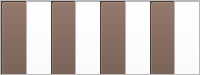
      <widget class="QFrame" name="w5">
       <property name="minimumSize">
        <size>
         <width>0</width>
         <height>75</height>
        </size>
       </property>
       <property name="maximumSize">
        <size>
         <width>16777215</width>
         <height>75</height>
        </size>
       </property>
       <property name="styleSheet">
        <string notr="true">border-width:0px;</string>
       </property>
       <property name="frameShape">
        <enum>QFrame::StyledPanel</enum>
       </property>
       <property name="frameShadow">
        <enum>QFrame::Raised</enum>
       </property>
       <layout class="QHBoxLayout" name="horizontalLayout_26">
        <property name="spacing">
         <number>0</number>
        </property>
        <property name="leftMargin">
         <number>0</number>
        </property>
        <property name="topMargin">
         <number>0</number>
        </property>
        <property name="rightMargin">
         <number>0</number>
        </property>
        <property name="bottomMargin">
         <number>0</number>
        </property>
        <item>
         <widget class="QFrame" name="f50">
          <property name="styleSheet">
           <string notr="true">
background-color: rgb(108, 82, 70);</string>
          </property>
          <property name="frameShape">
           <enum>QFrame::StyledPanel</enum>
          </property>
          <property name="frameShadow">
           <enum>QFrame::Raised</enum>
          </property>
          <widget class="QPushButton" name="p50">
           <property name="geometry">
            <rect>
             <x>0</x>
             <y>0</y>
             <width>75</width>
             <height>75</height>
            </rect>
           </property>
           <property name="minimumSize">
            <size>
             <width>75</width>
             <height>75</height>
            </size>
           </property>
           <property name="contextMenuPolicy">
            <enum>Qt::NoContextMenu</enum>
           </property>
           <property name="text">
            <string/>
           </property>
           <property name="checkable">
            <bool>false</bool>
           </property>
           <property name="autoExclusive">
            <bool>true</bool>
           </property>
          </widget>
         </widget>
        </item>
        <item>
         <widget class="QFrame" name="f51">
          <property name="styleSheet">
           <string notr="true">background-color: rgb(255, 255, 255);</string>
          </property>
          <property name="frameShape">
           <enum>QFrame::StyledPanel</enum>
          </property>
          <property name="frameShadow">
           <enum>QFrame::Raised</enum>
          </property>
          <widget class="QPushButton" name="p51">
           <property name="geometry">
            <rect>
             <x>0</x>
             <y>0</y>
             <width>75</width>
             <height>75</height>
            </rect>
           </property>
           <property name="minimumSize">
            <size>
             <width>75</width>
             <height>75</height>
            </size>
           </property>
           <property name="contextMenuPolicy">
            <enum>Qt::NoContextMenu</enum>
           </property>
           <property name="text">
            <string/>
           </property>
           <property name="checkable">
            <bool>false</bool>
           </property>
           <property name="autoExclusive">
            <bool>true</bool>
           </property>
          </widget>
         </widget>
        </item>
        <item>
         <widget class="QFrame" name="f52">
          <property name="styleSheet">
           <string notr="true">
background-color: rgb(108, 82, 70);</string>
          </property>
          <property name="frameShape">
           <enum>QFrame::StyledPanel</enum>
          </property>
          <property name="frameShadow">
           <enum>QFrame::Raised</enum>
          </property>
          <widget class="QPushButton" name="p52">
           <property name="geometry">
            <rect>
             <x>0</x>
             <y>0</y>
             <width>75</width>
             <height>75</height>
            </rect>
           </property>
           <property name="minimumSize">
            <size>
             <width>75</width>
             <height>75</height>
            </size>
           </property>
           <property name="contextMenuPolicy">
            <enum>Qt::NoContextMenu</enum>
           </property>
           <property name="text">
            <string/>
           </property>
           <property name="checkable">
            <bool>false</bool>
           </property>
           <property name="autoExclusive">
            <bool>true</bool>
           </property>
          </widget>
         </widget>
        </item>
        <item>
         <widget class="QFrame" name="f53">
          <property name="styleSheet">
           <string notr="true">background-color: rgb(255, 255, 255);</string>
          </property>
          <property name="frameShape">
           <enum>QFrame::StyledPanel</enum>
          </property>
          <property name="frameShadow">
           <enum>QFrame::Raised</enum>
          </property>
          <widget class="QPushButton" name="p53">
           <property name="geometry">
            <rect>
             <x>0</x>
             <y>0</y>
             <width>75</width>
             <height>75</height>
            </rect>
           </property>
           <property name="minimumSize">
            <size>
             <width>75</width>
             <height>75</height>
            </size>
           </property>
           <property name="contextMenuPolicy">
            <enum>Qt::NoContextMenu</enum>
           </property>
           <property name="text">
            <string/>
           </property>
           <property name="checkable">
            <bool>false</bool>
           </property>
           <property name="autoExclusive">
            <bool>true</bool>
           </property>
          </widget>
         </widget>
        </item>
        <item>
         <widget class="QFrame" name="f54">
          <property name="styleSheet">
           <string notr="true">
background-color: rgb(108, 82, 70);</string>
          </property>
          <property name="frameShape">
           <enum>QFrame::StyledPanel</enum>
          </property>
          <property name="frameShadow">
           <enum>QFrame::Raised</enum>
          </property>
          <widget class="QPushButton" name="p54">
           <property name="geometry">
            <rect>
             <x>0</x>
             <y>0</y>
             <width>75</width>
             <height>75</height>
            </rect>
           </property>
           <property name="minimumSize">
            <size>
             <width>75</width>
             <height>75</height>
            </size>
           </property>
           <property name="contextMenuPolicy">
            <enum>Qt::NoContextMenu</enum>
           </property>
           <property name="text">
            <string/>
           </property>
           <property name="checkable">
            <bool>false</bool>
           </property>
           <property name="autoExclusive">
            <bool>true</bool>
           </property>
          </widget>
         </widget>
        </item>
        <item>
         <widget class="QFrame" name="f55">
          <property name="styleSheet">
           <string notr="true">background-color: rgb(255, 255, 255);</string>
          </property>
          <property name="frameShape">
           <enum>QFrame::StyledPanel</enum>
          </property>
          <property name="frameShadow">
           <enum>QFrame::Raised</enum>
          </property>
          <widget class="QPushButton" name="p55">
           <property name="geometry">
            <rect>
             <x>0</x>
             <y>0</y>
             <width>75</width>
             <height>75</height>
            </rect>
           </property>
           <property name="minimumSize">
            <size>
             <width>75</width>
             <height>75</height>
            </size>
           </property>
           <property name="contextMenuPolicy">
            <enum>Qt::NoContextMenu</enum>
           </property>
           <property name="text">
            <string/>
           </property>
           <property name="checkable">
            <bool>false</bool>
           </property>
           <property name="autoExclusive">
            <bool>true</bool>
           </property>
          </widget>
         </widget>
        </item>
        <item>
         <widget class="QFrame" name="f56">
          <property name="styleSheet">
           <string notr="true">
background-color: rgb(108, 82, 70);</string>
          </property>
          <property name="frameShape">
           <enum>QFrame::StyledPanel</enum>
          </property>
          <property name="frameShadow">
           <enum>QFrame::Raised</enum>
          </property>
          <widget class="QPushButton" name="p56">
           <property name="geometry">
            <rect>
             <x>0</x>
             <y>0</y>
             <width>75</width>
             <height>75</height>
            </rect>
           </property>
           <property name="minimumSize">
            <size>
             <width>75</width>
             <height>75</height>
            </size>
           </property>
           <property name="contextMenuPolicy">
            <enum>Qt::NoContextMenu</enum>
           </property>
           <property name="text">
            <string/>
           </property>
           <property name="checkable">
            <bool>false</bool>
           </property>
           <property name="autoExclusive">
            <bool>true</bool>
           </property>
          </widget>
         </widget>
        </item>
        <item>
         <widget class="QFrame" name="f57">
          <property name="styleSheet">
           <string notr="true">background-color: rgb(255, 255, 255);</string>
          </property>
          <property name="frameShape">
           <enum>QFrame::StyledPanel</enum>
          </property>
          <property name="frameShadow">
           <enum>QFrame::Raised</enum>
          </property>
          <widget class="QPushButton" name="p57">
           <property name="geometry">
            <rect>
             <x>0</x>
             <y>0</y>
             <width>75</width>
             <height>75</height>
            </rect>
           </property>
           <property name="minimumSize">
            <size>
             <width>75</width>
             <height>75</height>
            </size>
           </property>
           <property name="contextMenuPolicy">
            <enum>Qt::NoContextMenu</enum>
           </property>
           <property name="text">
            <string/>
           </property>
           <property name="checkable">
            <bool>false</bool>
           </property>
           <property name="autoExclusive">
            <bool>true</bool>
           </property>
          </widget>
         </widget>
        </item>
       </layout>
      </widget>
